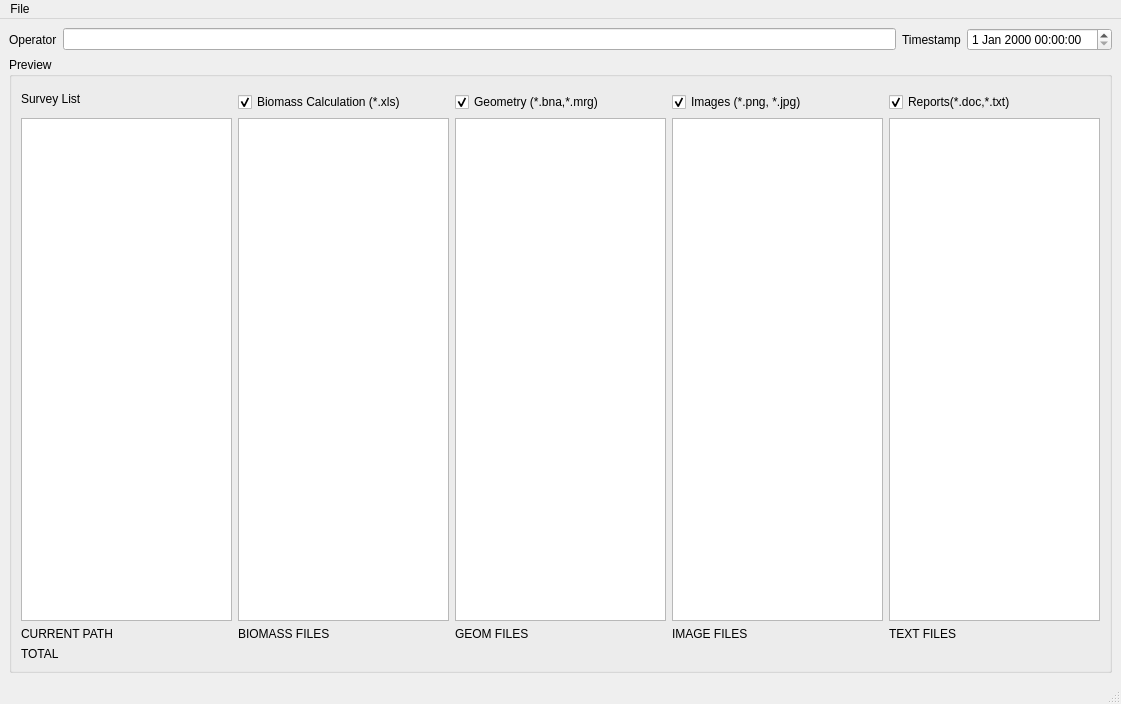
<?xml version="1.0" encoding="UTF-8"?>
<ui version="4.0">
 <class>MainWindow</class>
 <widget class="QMainWindow" name="MainWindow">
  <property name="geometry">
   <rect>
    <x>0</x>
    <y>0</y>
    <width>1121</width>
    <height>704</height>
   </rect>
  </property>
  <property name="windowTitle">
   <string>Group Tool</string>
  </property>
  <widget class="QWidget" name="centralwidget">
   <layout class="QVBoxLayout" name="verticalLayout">
    <item>
     <layout class="QHBoxLayout" name="horizontalLayout">
      <item>
       <widget class="QLabel" name="label">
        <property name="text">
         <string>Operator</string>
        </property>
        <property name="buddy">
         <cstring>lineName</cstring>
        </property>
       </widget>
      </item>
      <item>
       <widget class="QLineEdit" name="lineName"/>
      </item>
      <item>
       <widget class="QLabel" name="label_2">
        <property name="text">
         <string>Timestamp</string>
        </property>
        <property name="buddy">
         <cstring>timestamp</cstring>
        </property>
       </widget>
      </item>
      <item>
       <widget class="QDateTimeEdit" name="timestamp"/>
      </item>
     </layout>
    </item>
    <item>
     <widget class="QGroupBox" name="groupPreview">
      <property name="title">
       <string>Preview</string>
      </property>
      <layout class="QGridLayout" name="gridLayout">
       <item row="1" column="4">
        <widget class="QCheckBox" name="checkReports">
         <property name="text">
          <string>Reports(*.doc,*.txt)</string>
         </property>
         <property name="checked">
          <bool>true</bool>
         </property>
        </widget>
       </item>
       <item row="2" column="3">
        <widget class="QTableView" name="tableImages">
         <property name="editTriggers">
          <set>QAbstractItemView::NoEditTriggers</set>
         </property>
         <property name="alternatingRowColors">
          <bool>true</bool>
         </property>
         <property name="selectionBehavior">
          <enum>QAbstractItemView::SelectRows</enum>
         </property>
         <attribute name="horizontalHeaderVisible">
          <bool>false</bool>
         </attribute>
         <attribute name="horizontalHeaderCascadingSectionResizes">
          <bool>true</bool>
         </attribute>
         <attribute name="horizontalHeaderStretchLastSection">
          <bool>true</bool>
         </attribute>
         <attribute name="verticalHeaderVisible">
          <bool>true</bool>
         </attribute>
         <attribute name="verticalHeaderCascadingSectionResizes">
          <bool>true</bool>
         </attribute>
        </widget>
       </item>
       <item row="0" column="0" rowspan="2">
        <widget class="QLabel" name="label_3">
         <property name="text">
          <string>Survey List</string>
         </property>
         <property name="buddy">
          <cstring>treeView</cstring>
         </property>
        </widget>
       </item>
       <item row="2" column="4">
        <widget class="QTableView" name="tableReports">
         <property name="editTriggers">
          <set>QAbstractItemView::NoEditTriggers</set>
         </property>
         <property name="selectionBehavior">
          <enum>QAbstractItemView::SelectRows</enum>
         </property>
         <attribute name="horizontalHeaderVisible">
          <bool>false</bool>
         </attribute>
         <attribute name="horizontalHeaderCascadingSectionResizes">
          <bool>true</bool>
         </attribute>
         <attribute name="horizontalHeaderStretchLastSection">
          <bool>true</bool>
         </attribute>
         <attribute name="verticalHeaderVisible">
          <bool>true</bool>
         </attribute>
         <attribute name="verticalHeaderCascadingSectionResizes">
          <bool>true</bool>
         </attribute>
        </widget>
       </item>
       <item row="1" column="1">
        <widget class="QCheckBox" name="checkBiomass">
         <property name="text">
          <string>Biomass Calculation (*.xls)</string>
         </property>
         <property name="checked">
          <bool>true</bool>
         </property>
        </widget>
       </item>
       <item row="1" column="2">
        <widget class="QCheckBox" name="checkGeom">
         <property name="text">
          <string>Geometry (*.bna,*.mrg)</string>
         </property>
         <property name="checked">
          <bool>true</bool>
         </property>
        </widget>
       </item>
       <item row="1" column="3">
        <widget class="QCheckBox" name="checkImages">
         <property name="text">
          <string>Images (*.png, *.jpg)</string>
         </property>
         <property name="checked">
          <bool>true</bool>
         </property>
        </widget>
       </item>
       <item row="2" column="2">
        <widget class="QTableView" name="tableGeom">
         <property name="editTriggers">
          <set>QAbstractItemView::NoEditTriggers</set>
         </property>
         <property name="alternatingRowColors">
          <bool>true</bool>
         </property>
         <property name="selectionBehavior">
          <enum>QAbstractItemView::SelectRows</enum>
         </property>
         <attribute name="horizontalHeaderVisible">
          <bool>false</bool>
         </attribute>
         <attribute name="horizontalHeaderCascadingSectionResizes">
          <bool>true</bool>
         </attribute>
         <attribute name="horizontalHeaderStretchLastSection">
          <bool>true</bool>
         </attribute>
         <attribute name="verticalHeaderVisible">
          <bool>true</bool>
         </attribute>
         <attribute name="verticalHeaderCascadingSectionResizes">
          <bool>true</bool>
         </attribute>
        </widget>
       </item>
       <item row="2" column="1">
        <widget class="QTableView" name="tableBiomass">
         <property name="editTriggers">
          <set>QAbstractItemView::NoEditTriggers</set>
         </property>
         <property name="alternatingRowColors">
          <bool>true</bool>
         </property>
         <property name="selectionBehavior">
          <enum>QAbstractItemView::SelectRows</enum>
         </property>
         <property name="sortingEnabled">
          <bool>true</bool>
         </property>
         <attribute name="horizontalHeaderVisible">
          <bool>false</bool>
         </attribute>
         <attribute name="horizontalHeaderCascadingSectionResizes">
          <bool>true</bool>
         </attribute>
         <attribute name="horizontalHeaderStretchLastSection">
          <bool>true</bool>
         </attribute>
         <attribute name="verticalHeaderCascadingSectionResizes">
          <bool>true</bool>
         </attribute>
         <attribute name="verticalHeaderStretchLastSection">
          <bool>false</bool>
         </attribute>
        </widget>
       </item>
       <item row="3" column="0">
        <widget class="QLabel" name="lbCurPath">
         <property name="text">
          <string>CURRENT PATH</string>
         </property>
         <property name="buddy">
          <cstring>treeView</cstring>
         </property>
        </widget>
       </item>
       <item row="2" column="0">
        <widget class="QTreeView" name="treeView">
         <property name="alternatingRowColors">
          <bool>true</bool>
         </property>
         <property name="sortingEnabled">
          <bool>true</bool>
         </property>
         <property name="animated">
          <bool>true</bool>
         </property>
         <property name="wordWrap">
          <bool>true</bool>
         </property>
        </widget>
       </item>
       <item row="3" column="1">
        <widget class="QLabel" name="lbBiomass">
         <property name="text">
          <string>BIOMASS FILES</string>
         </property>
         <property name="buddy">
          <cstring>tableBiomass</cstring>
         </property>
        </widget>
       </item>
       <item row="3" column="3">
        <widget class="QLabel" name="lbImages">
         <property name="text">
          <string>IMAGE FILES</string>
         </property>
         <property name="buddy">
          <cstring>tableImages</cstring>
         </property>
        </widget>
       </item>
       <item row="3" column="2">
        <widget class="QLabel" name="lbGeometry">
         <property name="text">
          <string>GEOM FILES</string>
         </property>
         <property name="buddy">
          <cstring>tableGeom</cstring>
         </property>
        </widget>
       </item>
       <item row="3" column="4">
        <widget class="QLabel" name="lbText">
         <property name="text">
          <string>TEXT FILES</string>
         </property>
         <property name="buddy">
          <cstring>tableReports</cstring>
         </property>
        </widget>
       </item>
       <item row="4" column="0">
        <widget class="QLabel" name="lbTotal">
         <property name="text">
          <string>TOTAL</string>
         </property>
         <property name="buddy">
          <cstring>treeView</cstring>
         </property>
        </widget>
       </item>
      </layout>
     </widget>
    </item>
   </layout>
  </widget>
  <widget class="QMenuBar" name="menubar">
   <property name="geometry">
    <rect>
     <x>0</x>
     <y>0</y>
     <width>1121</width>
     <height>21</height>
    </rect>
   </property>
   <widget class="QMenu" name="menuFile">
    <property name="title">
     <string>File</string>
    </property>
   </widget>
   <addaction name="menuFile"/>
  </widget>
  <widget class="QStatusBar" name="statusbar"/>
  <action name="actionChoose_Root_Directory">
   <property name="text">
    <string>Choose Root Directory</string>
   </property>
   <property name="shortcut">
    <string>F5</string>
   </property>
  </action>
 </widget>
 <resources/>
 <connections>
  <connection>
   <sender>treeView</sender>
   <signal>clicked(QModelIndex)</signal>
   <receiver>MainWindow</receiver>
   <slot>adjustPreview(QModelIndex)</slot>
   <hints>
    <hint type="sourcelabel">
     <x>146</x>
     <y>343</y>
    </hint>
    <hint type="destinationlabel">
     <x>560</x>
     <y>307</y>
    </hint>
   </hints>
  </connection>
  <connection>
   <sender>checkBiomass</sender>
   <signal>clicked(bool)</signal>
   <receiver>tableBiomass</receiver>
   <slot>setVisible(bool)</slot>
   <hints>
    <hint type="sourcelabel">
     <x>339</x>
     <y>98</y>
    </hint>
    <hint type="destinationlabel">
     <x>339</x>
     <y>348</y>
    </hint>
   </hints>
  </connection>
  <connection>
   <sender>checkGeom</sender>
   <signal>clicked(bool)</signal>
   <receiver>tableGeom</receiver>
   <slot>setVisible(bool)</slot>
   <hints>
    <hint type="sourcelabel">
     <x>560</x>
     <y>98</y>
    </hint>
    <hint type="destinationlabel">
     <x>560</x>
     <y>348</y>
    </hint>
   </hints>
  </connection>
  <connection>
   <sender>checkImages</sender>
   <signal>clicked(bool)</signal>
   <receiver>tableImages</receiver>
   <slot>setVisible(bool)</slot>
   <hints>
    <hint type="sourcelabel">
     <x>780</x>
     <y>98</y>
    </hint>
    <hint type="destinationlabel">
     <x>780</x>
     <y>348</y>
    </hint>
   </hints>
  </connection>
  <connection>
   <sender>checkReports</sender>
   <signal>clicked(bool)</signal>
   <receiver>tableReports</receiver>
   <slot>setVisible(bool)</slot>
   <hints>
    <hint type="sourcelabel">
     <x>1001</x>
     <y>98</y>
    </hint>
    <hint type="destinationlabel">
     <x>1001</x>
     <y>348</y>
    </hint>
   </hints>
  </connection>
  <connection>
   <sender>tableReports</sender>
   <signal>doubleClicked(QModelIndex)</signal>
   <receiver>MainWindow</receiver>
   <slot>tryOpenFile(QModelIndex)</slot>
   <hints>
    <hint type="sourcelabel">
     <x>1001</x>
     <y>348</y>
    </hint>
    <hint type="destinationlabel">
     <x>560</x>
     <y>307</y>
    </hint>
   </hints>
  </connection>
  <connection>
   <sender>tableBiomass</sender>
   <signal>doubleClicked(QModelIndex)</signal>
   <receiver>MainWindow</receiver>
   <slot>tryOpenFile(QModelIndex)</slot>
   <hints>
    <hint type="sourcelabel">
     <x>339</x>
     <y>373</y>
    </hint>
    <hint type="destinationlabel">
     <x>560</x>
     <y>351</y>
    </hint>
   </hints>
  </connection>
  <connection>
   <sender>tableGeom</sender>
   <signal>doubleClicked(QModelIndex)</signal>
   <receiver>MainWindow</receiver>
   <slot>tryOpenFile(QModelIndex)</slot>
   <hints>
    <hint type="sourcelabel">
     <x>560</x>
     <y>373</y>
    </hint>
    <hint type="destinationlabel">
     <x>560</x>
     <y>351</y>
    </hint>
   </hints>
  </connection>
  <connection>
   <sender>tableImages</sender>
   <signal>doubleClicked(QModelIndex)</signal>
   <receiver>MainWindow</receiver>
   <slot>tryOpenFile(QModelIndex)</slot>
   <hints>
    <hint type="sourcelabel">
     <x>780</x>
     <y>373</y>
    </hint>
    <hint type="destinationlabel">
     <x>560</x>
     <y>351</y>
    </hint>
   </hints>
  </connection>
 </connections>
 <slots>
  <slot>adjustPreview(QModelIndex)</slot>
  <slot>chooseDir()</slot>
  <slot>tryOpenFile(QModelIndex)</slot>
 </slots>
</ui>
